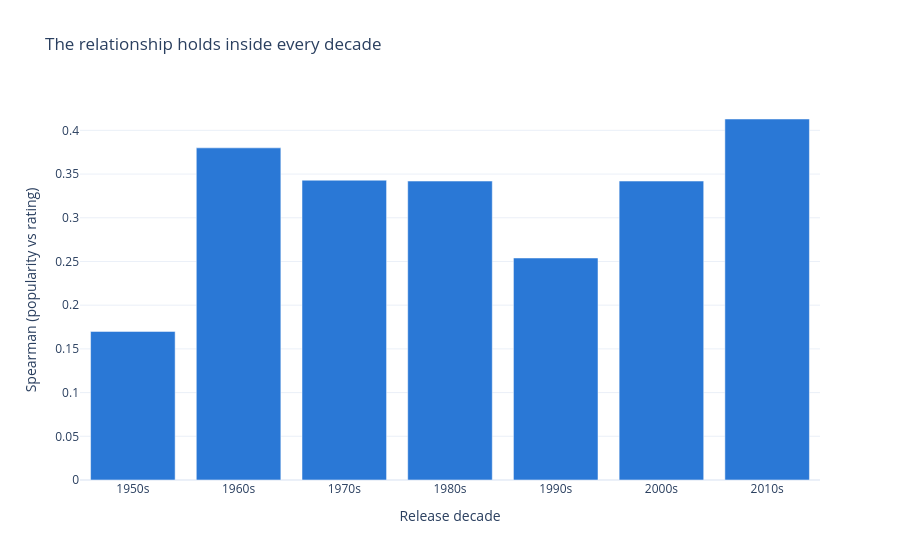

Notebook code for this chart:
### Markdown cell above
#### Genres and decades are rated differently

- **Genres differ by a little over half a star**: from **3.92** (Film-Noir), 3.81 (War) and 3.80 (Documentary) down to
  3.38 (Comedy) and **3.26** (Horror). Horror also has the most low ratings (21% are ≤ 2).
- **It is not user bias.** Compared with each rater's own average, the order barely changes: Film-Noir, Documentary
  and War stay on top (+0.24 to +0.35), Horror stays last (−0.20).
- **Older movies are rated higher**: 3.85 for the 1950s and 3.78 for the 1970s, against ~3.45 from the 1990s on.
- **But the high-rated groups are not the popular ones.** Documentary (2.8 ratings per movie), Film-Noir (10.2) and
  Drama (9.6) are among the _least_ watched; apart from IMAX (26.2, a small genre), the most watched are Adventure (19.1),
  Sci-Fi (17.6) and Action (16.8), all rated around or below the overall average (3.50). Old decades also have fewer ratings per movie (6–10) than the 1990s (16.8).
- So genre and decade _do_ change the ratings, but they push in the **opposite** direction to our pattern. To be
  sure, we now look at the correlation **inside** each decade and each genre. We use movies with ≥ 10 ratings, so
  that there are enough movies in each group.

### Code cell
by_decade = con.sql("""
SELECT (year // 10) * 10 AS decade, n_ratings, avg_rating
FROM movie_stats
WHERE n_ratings >= 10 AND year >= 1950
""").pl()

decade_corr = (
    by_decade.group_by("decade")
    .agg(
        movies=pl.len(),
        spearman=pl.corr("n_ratings", "avg_rating", method="spearman").round(3),
    )
    .sort("decade")
    .with_columns(decade_label=pl.format("{}s", "decade"))
)
display(decade_corr)

fig = px.bar(
    decade_corr,
    x="decade_label",
    y="spearman",
    labels={"decade_label": "Release decade", "spearman": "Spearman (popularity vs rating)"},
    title="The relationship holds inside every decade",
)
fig.update_traces(marker_color=PRIMARY)
fig.show()

### Figure 1 — Plotly figure (JSON) as saved in the notebook; plotly's stock layout.template omitted (floating-point values rounded to 4 significant figures)
{"data": [{"hovertemplate": "Release decade=%{x}<br>Spearman (popularity vs rating)=%{y}<extra></extra>", "legendgroup": "", "marker": {"color": "#2a78d6", "pattern": {"shape": ""}}, "name": "", "orientation": "v", "showlegend": false, "textposition": "auto", "type": "bar", "x": ["1950s", "1960s", "1970s", "1980s", "1990s", "2000s", "2010s"], "xaxis": "x", "y": [0.17, 0.38, 0.343, 0.342, 0.254, 0.342, 0.413], "yaxis": "y"}], "layout": {"barmode": "relative", "legend": {"tracegroupgap": 0}, "title": {"text": "The relationship holds inside every decade"}, "xaxis": {"anchor": "y", "domain": [0.0, 1.0], "title": {"text": "Release decade"}}, "yaxis": {"anchor": "x", "domain": [0.0, 1.0], "title": {"text": "Spearman (popularity vs rating)"}}}}
